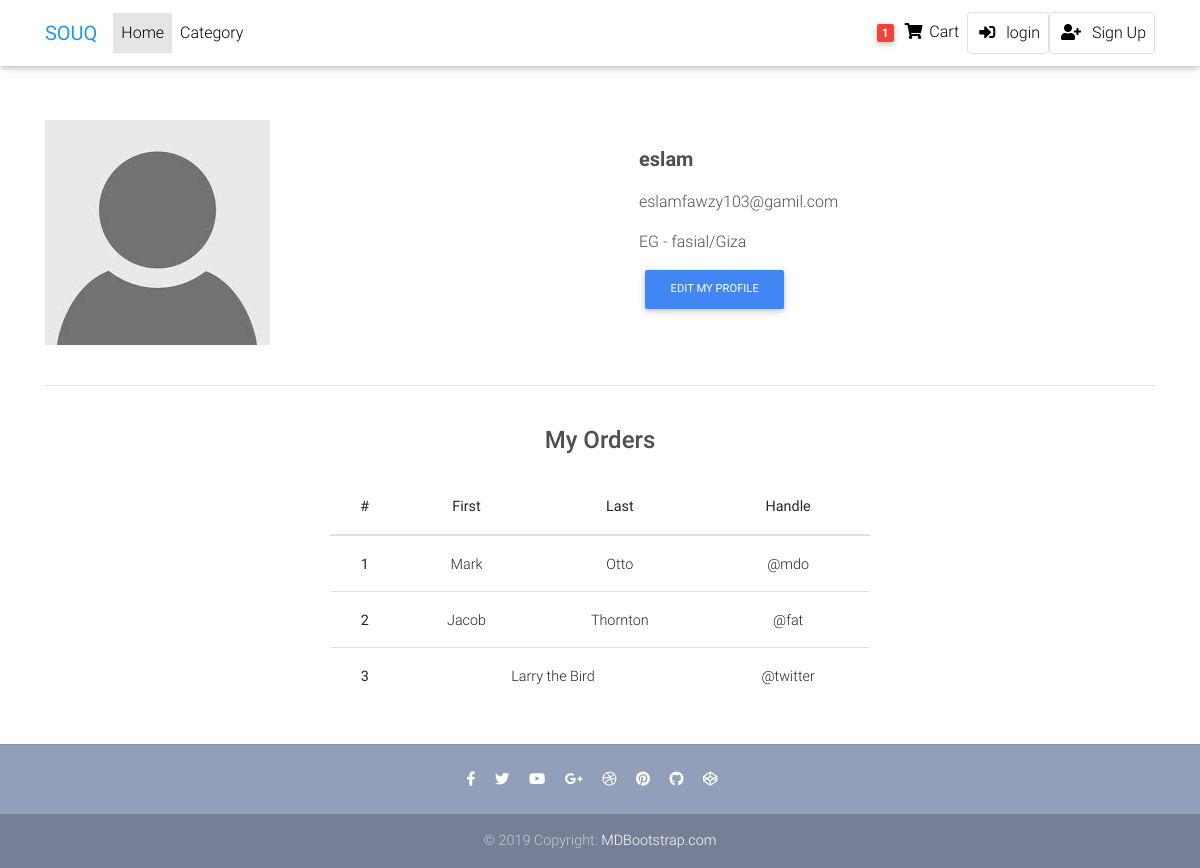
The page /accounts/eslam on the database its author committed.
### accounts/models.py (models this page shows, shortened)
class Profile(models.Model):
    user=models.OneToOneField(User,verbose_name=_('User'),on_delete=models.CASCADE)
    address=models.CharField(max_length=100)
    country=CountryField()
    image=models.ImageField(upload_to='profile_img/',blank=True,null=True,verbose_name=_('Image'))
    slug=models.SlugField(blank=True,null=True)
    joindata=models.DateTimeField(verbose_name=_("Join Date"),default=datetime.datetime.now)
    class Meta():
        verbose_name=("Profile")
        verbose_name_plural=("Profiles")
    def __str__(self):
        return '%s'%self.user

### accounts/views.py (the view)
# urls.py: path('<slug:slug>',views.profile , name='profile' ),
def profile(request,slug):
    profile=get_object_or_404(Profile,slug=slug)
    context={'profile':profile}
    return render(request,'profile.html',context)

### accounts/templates/profile.html
{% extends 'base.html' %}
{% load static %}
{% block body %}
  <main class="mt-5 pt-4">
    <div class="container dark-grey-text mt-5">
      <div class="row wow fadeIn">
        <div class="col-md-6 mb-4">
            {% if profile.image %}
                <img src="{{ profile.image.url }}" class="img-fluid" alt="">
            {% else %}
                <img src="{% static 'site_static/img/defualt_user.jpg' %}" class="img-fluid" alt="">
            {% endif %}
        </div>
        <div class="col-md-6 mb-4">
          <div class="p-4">
              <p class="lead font-weight-bold">{{ profile }}</p>
              <p class="lead">
                  <p>{{ profile.user.email }}</p>
                  <span>{{ profile.country }} - {{ profile.address }}</span>
              </p>
              <a class="btn btn-primary btn-md my-0 p" type="submit">Edit My Profile</a>
          </div>
        </div>
      </div>
      <hr>
    <div class="row d-flex justify-content-center wow fadeIn">
            <div class="col-md-6 text-center">
              <h4 class="my-4 h4">My Orders</h4>
                <table class="table table-hover">
                  <thead>
                    <tr>
                      <th scope="col">#</th>
                      <th scope="col">First</th>
                      <th scope="col">Last</th>
                      <th scope="col">Handle</th>
                    </tr>
                  </thead>
                  <tbody>
                    <tr>
                      <th scope="row">1</th>
                      <td>Mark</td>
                      <td>Otto</td>
                      <td>@mdo</td>
                    </tr>
                    <tr>
                      <th scope="row">2</th>
                      <td>Jacob</td>
                      <td>Thornton</td>
                      <td>@fat</td>
                    </tr>
                    <tr>
                      <th scope="row">3</th>
                      <td colspan="2">Larry the Bird</td>
                      <td>@twitter</td>
                    </tr>
                  </tbody>
                </table>
            </div>
          </div>
    </div>
  </main>
{% endblock body %}

### static/site_static/css/style.css (style rules this page uses)
html, body, .view { height: 100%; }

### templates/base.html (style rules this page uses)
html, body, header, .carousel { height: 60vh; }

### rows shown on the page
Profile: user.username "eslam", user.email "eslamfawzy103@gamil.com", country "EG", address "fasial/Giza"
